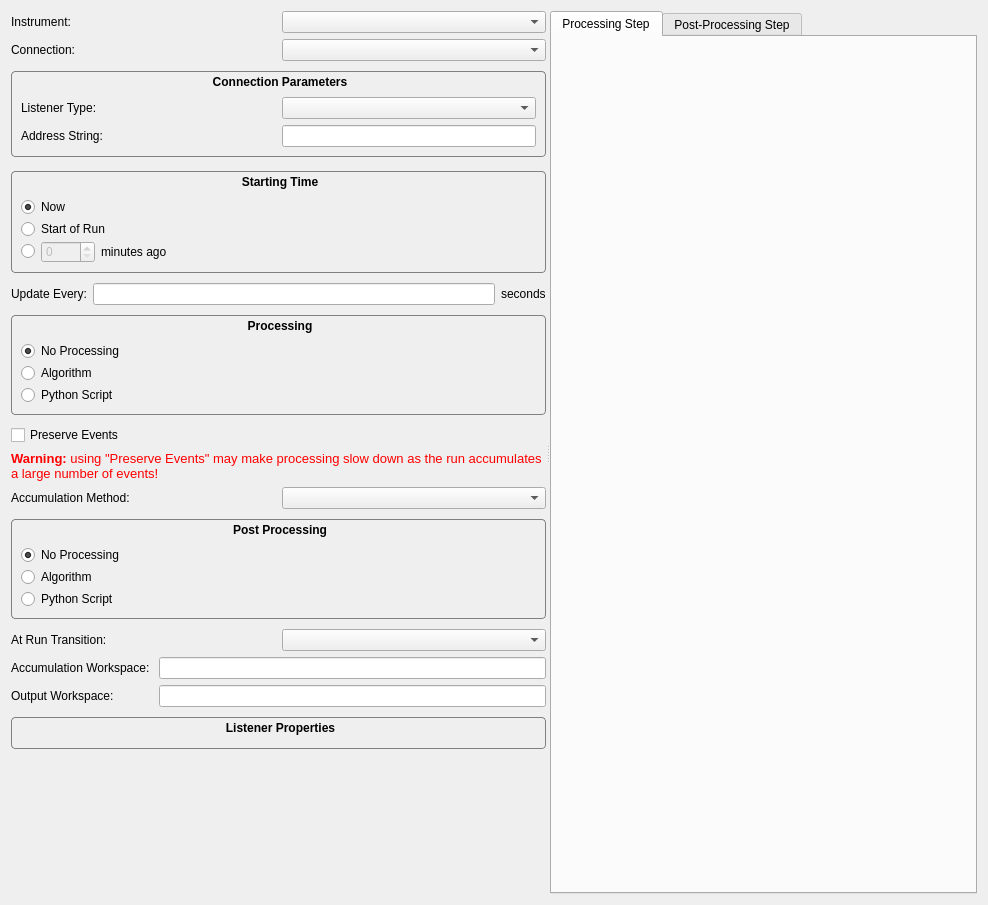
<?xml version="1.0" encoding="UTF-8"?>
<ui version="4.0">
 <class>StartLiveDataDialog</class>
 <widget class="QDialog" name="StartLiveDataDialog">
  <property name="geometry">
   <rect>
    <x>0</x>
    <y>0</y>
    <width>988</width>
    <height>905</height>
   </rect>
  </property>
  <property name="windowTitle">
   <string>Start Live Data Monitoring</string>
  </property>
  <layout class="QVBoxLayout" name="mainLayout">
   <item>
    <widget class="QSplitter" name="splitterMain">
     <property name="orientation">
      <enum>Qt::Horizontal</enum>
     </property>
     <widget class="QWidget" name="widgetLeft" native="true">
      <property name="minimumSize">
       <size>
        <width>200</width>
        <height>0</height>
       </size>
      </property>
      <layout class="QVBoxLayout" name="widgetLeftLayout">
       <item>
        <layout class="QGridLayout" name="gridLayout_3">
         <item row="0" column="0">
          <widget class="QLabel" name="lblInstrument">
           <property name="text">
            <string>Instrument:</string>
           </property>
          </widget>
         </item>
         <item row="1" column="1">
          <widget class="QComboBox" name="cmbConnection"/>
         </item>
         <item row="1" column="0">
          <widget class="QLabel" name="lblConnection">
           <property name="text">
            <string>Connection:</string>
           </property>
          </widget>
         </item>
         <item row="0" column="1">
          <widget class="QComboBox" name="cmbInstrument"/>
         </item>
        </layout>
       </item>
       <item>
        <widget class="QGroupBox" name="grpConnection">
         <property name="styleSheet">
          <string notr="true">QGroupBox { border: 1px solid gray;  border-radius: 4px; font-weight: bold; margin-top: 4px; margin-bottom: 4px; padding-top: 16px; }
QGroupBox::title { background-color: transparent;  subcontrol-position: top center;  padding-top:4px; padding-bottom:4px; }
</string>
         </property>
         <property name="title">
          <string>Connection Parameters</string>
         </property>
         <layout class="QVBoxLayout" name="verticalLayout">
          <item>
           <layout class="QGridLayout" name="gridLayout_2">
            <item row="0" column="1">
             <widget class="QComboBox" name="cmbConnListener"/>
            </item>
            <item row="0" column="0">
             <widget class="QLabel" name="lblConnListener">
              <property name="text">
               <string>Listener Type:</string>
              </property>
             </widget>
            </item>
            <item row="1" column="0">
             <widget class="QLabel" name="lblConnAddress">
              <property name="text">
               <string>Address String:</string>
              </property>
             </widget>
            </item>
            <item row="1" column="1">
             <widget class="QLineEdit" name="edtConnAddress">
              <property name="sizePolicy">
               <sizepolicy hsizetype="Preferred" vsizetype="Fixed">
                <horstretch>0</horstretch>
                <verstretch>0</verstretch>
               </sizepolicy>
              </property>
             </widget>
            </item>
           </layout>
          </item>
         </layout>
        </widget>
       </item>
       <item>
        <widget class="QGroupBox" name="groupBox">
         <property name="styleSheet">
          <string notr="true">QGroupBox { border: 1px solid gray;  border-radius: 4px; font-weight: bold; margin-top: 4px; margin-bottom: 4px; padding-top: 16px; }
QGroupBox::title { background-color: transparent;  subcontrol-position: top center;  padding-top:4px; padding-bottom:4px; }
</string>
         </property>
         <property name="title">
          <string>Starting Time</string>
         </property>
         <layout class="QVBoxLayout" name="verticalLayout_4">
          <property name="spacing">
           <number>2</number>
          </property>
          <item>
           <widget class="QRadioButton" name="radNow">
            <property name="toolTip">
             <string>Start collecting data from current time</string>
            </property>
            <property name="text">
             <string>Now</string>
            </property>
            <property name="checked">
             <bool>true</bool>
            </property>
           </widget>
          </item>
          <item>
           <widget class="QRadioButton" name="radStartOfRun">
            <property name="toolTip">
             <string>Start processing data from the beginning of the current run</string>
            </property>
            <property name="text">
             <string>Start of Run</string>
            </property>
           </widget>
          </item>
          <item>
           <layout class="QHBoxLayout" name="horizontalLayout_4">
            <property name="spacing">
             <number>6</number>
            </property>
            <item>
             <widget class="QRadioButton" name="radAbsoluteTime">
              <property name="toolTip">
               <string>Start collecting data from a specific time:</string>
              </property>
              <property name="text">
               <string/>
              </property>
             </widget>
            </item>
            <item>
             <widget class="QSpinBox" name="dateTimeEdit">
              <property name="enabled">
               <bool>false</bool>
              </property>
              <property name="minimumSize">
               <size>
                <width>0</width>
                <height>0</height>
               </size>
              </property>
              <property name="maximum">
               <number>9999</number>
              </property>
             </widget>
            </item>
            <item>
             <widget class="QLabel" name="minutes">
              <property name="text">
               <string>minutes ago</string>
              </property>
             </widget>
            </item>
            <item>
             <spacer name="horizontalSpacer_2">
              <property name="orientation">
               <enum>Qt::Horizontal</enum>
              </property>
              <property name="sizeHint" stdset="0">
               <size>
                <width>40</width>
                <height>20</height>
               </size>
              </property>
             </spacer>
            </item>
           </layout>
          </item>
         </layout>
        </widget>
       </item>
       <item>
        <layout class="QHBoxLayout" name="layoutUpdateEvery">
         <item>
          <widget class="QLabel" name="lblUpdateEvery">
           <property name="text">
            <string>Update Every:</string>
           </property>
          </widget>
         </item>
         <item>
          <widget class="QLineEdit" name="edtUpdateEvery"/>
         </item>
         <item>
          <widget class="QLabel" name="lblSeconds">
           <property name="text">
            <string>seconds</string>
           </property>
          </widget>
         </item>
        </layout>
       </item>
       <item>
        <layout class="QHBoxLayout" name="horizontalLayout_8">
         <item>
          <widget class="QGroupBox" name="grpProcess">
           <property name="styleSheet">
            <string notr="true">QGroupBox { border: 1px solid gray;  border-radius: 4px; font-weight: bold; margin-top: 4px; margin-bottom: 4px; padding-top: 16px; }
QGroupBox::title { background-color: transparent;  subcontrol-position: top center;  padding-top:4px; padding-bottom:4px; }
</string>
           </property>
           <property name="title">
            <string>Processing</string>
           </property>
           <layout class="QVBoxLayout" name="verticalLayout_5">
            <property name="spacing">
             <number>2</number>
            </property>
            <item>
             <widget class="QRadioButton" name="radProcessNone">
              <property name="toolTip">
               <string>Perform no processing on data chunks</string>
              </property>
              <property name="text">
               <string>No Processing</string>
              </property>
              <property name="checked">
               <bool>true</bool>
              </property>
             </widget>
            </item>
            <item>
             <widget class="QRadioButton" name="radProcessAlgorithm">
              <property name="toolTip">
               <string>Process chunks with the algorithm selected on the right</string>
              </property>
              <property name="text">
               <string>Algorithm</string>
              </property>
             </widget>
            </item>
            <item>
             <widget class="QRadioButton" name="radProcessScript">
              <property name="toolTip">
               <string>Process chunks using the python script on the right</string>
              </property>
              <property name="text">
               <string>Python Script</string>
              </property>
             </widget>
            </item>
           </layout>
          </widget>
         </item>
        </layout>
       </item>
       <item>
        <layout class="QHBoxLayout" name="horizontalLayout_3">
         <item>
          <widget class="QCheckBox" name="chkPreserveEvents">
           <property name="text">
            <string>Preserve Events</string>
           </property>
          </widget>
         </item>
        </layout>
       </item>
       <item>
        <widget class="QLabel" name="lblPreserveEventsWarning">
         <property name="text">
          <string>&lt;!DOCTYPE HTML PUBLIC &quot;-//W3C//DTD HTML 4.0//EN&quot; &quot;http://www.w3.org/TR/REC-html40/strict.dtd&quot;&gt;
&lt;html&gt;&lt;head&gt;&lt;meta name=&quot;qrichtext&quot; content=&quot;1&quot; /&gt;&lt;style type=&quot;text/css&quot;&gt;
p, li { white-space: pre-wrap; }
&lt;/style&gt;&lt;/head&gt;&lt;body style=&quot; font-family:'Sans'; font-size:12pt; font-weight:400; font-style:normal;&quot;&gt;
&lt;p style=&quot; margin-top:0px; margin-bottom:0px; margin-left:0px; margin-right:0px; -qt-block-indent:0; text-indent:0px;&quot;&gt;&lt;span style=&quot; font-size:10pt; font-weight:600; color:#ff0000;&quot;&gt;Warning:&lt;/span&gt;&lt;span style=&quot; font-size:10pt; color:#ff0000;&quot;&gt; using &amp;quot;Preserve Events&amp;quot; may make processing slow down as the run accumulates a large number of events!&lt;/span&gt;&lt;/p&gt;&lt;/body&gt;&lt;/html&gt;</string>
         </property>
         <property name="wordWrap">
          <bool>true</bool>
         </property>
        </widget>
       </item>
       <item>
        <layout class="QHBoxLayout" name="horizontalLayout_7">
         <item>
          <widget class="QLabel" name="lblInstrument_2">
           <property name="text">
            <string>Accumulation Method:</string>
           </property>
          </widget>
         </item>
         <item>
          <widget class="QComboBox" name="cmbAccumulationMethod"/>
         </item>
        </layout>
       </item>
       <item>
        <layout class="QHBoxLayout" name="horizontalLayout_9">
         <item>
          <widget class="QGroupBox" name="grpPostProcessing">
           <property name="styleSheet">
            <string notr="true">QGroupBox { border: 1px solid gray;  border-radius: 4px; font-weight: bold; margin-top: 4px; margin-bottom: 4px; padding-top: 16px; }
QGroupBox::title { background-color: transparent;  subcontrol-position: top center;  padding-top:4px; padding-bottom:4px; }
</string>
           </property>
           <property name="title">
            <string>Post Processing</string>
           </property>
           <layout class="QVBoxLayout" name="verticalLayout_7">
            <property name="spacing">
             <number>2</number>
            </property>
            <item>
             <widget class="QRadioButton" name="radPostProcessNone">
              <property name="toolTip">
               <string>Perform no processing on data chunks</string>
              </property>
              <property name="text">
               <string>No Processing</string>
              </property>
              <property name="checked">
               <bool>true</bool>
              </property>
             </widget>
            </item>
            <item>
             <widget class="QRadioButton" name="radPostProcessAlgorithm">
              <property name="toolTip">
               <string>Process chunks with the algorithm selected on the right</string>
              </property>
              <property name="text">
               <string>Algorithm</string>
              </property>
             </widget>
            </item>
            <item>
             <widget class="QRadioButton" name="radPostProcessScript">
              <property name="toolTip">
               <string>Process chunks using the python script on the right</string>
              </property>
              <property name="text">
               <string>Python Script</string>
              </property>
             </widget>
            </item>
           </layout>
          </widget>
         </item>
        </layout>
       </item>
       <item>
        <layout class="QHBoxLayout" name="horizontalLayout_6">
         <item>
          <widget class="QLabel" name="lblRunTransitionBehavior">
           <property name="text">
            <string>At Run Transition:</string>
           </property>
          </widget>
         </item>
         <item>
          <widget class="QComboBox" name="cmbRunTransitionBehavior"/>
         </item>
        </layout>
       </item>
       <item>
        <layout class="QGridLayout" name="gridLayout">
         <item row="0" column="0">
          <widget class="QLabel" name="lblAccumulationWorkspace">
           <property name="text">
            <string>Accumulation Workspace: </string>
           </property>
          </widget>
         </item>
         <item row="0" column="1">
          <widget class="QLineEdit" name="editAccumulationWorkspace"/>
         </item>
         <item row="1" column="0">
          <widget class="QLabel" name="label_2">
           <property name="text">
            <string>Output Workspace: </string>
           </property>
          </widget>
         </item>
         <item row="1" column="1">
          <widget class="QLineEdit" name="editOutputWorkspace"/>
         </item>
        </layout>
       </item>
       <item>
        <widget class="QGroupBox" name="listenerProps">
         <property name="font">
          <font>
           <weight>75</weight>
           <bold>true</bold>
          </font>
         </property>
         <property name="styleSheet">
          <string notr="true">QGroupBox { border: 1px solid gray;  border-radius: 4px; font-weight: bold; margin-top: 4px; margin-bottom: 4px; padding-top: 16px; }
QGroupBox::title { background-color: transparent;  subcontrol-position: top center;  padding-top:4px; padding-bottom:4px; }
</string>
         </property>
         <property name="title">
          <string>Listener Properties</string>
         </property>
        </widget>
       </item>
       <item>
        <spacer name="verticalSpacer">
         <property name="orientation">
          <enum>Qt::Vertical</enum>
         </property>
         <property name="sizeHint" stdset="0">
          <size>
           <width>20</width>
           <height>40</height>
          </size>
         </property>
        </spacer>
       </item>
      </layout>
     </widget>
     <widget class="QTabWidget" name="tabWidget">
      <property name="currentIndex">
       <number>0</number>
      </property>
      <widget class="QWidget" name="tabProcessAlgo">
       <attribute name="title">
        <string>Processing Step</string>
       </attribute>
       <layout class="QVBoxLayout" name="verticalLayoutProcessing">
        <item>
         <widget class="MantidQt::MantidWidgets::ProcessingAlgoWidget" name="processingAlgo" native="true">
          <property name="editorVisible" stdset="0">
           <bool>false</bool>
          </property>
          <property name="infoString" stdset="0">
           <string>Select either Algorithm or Python Script under &quot;Processing&quot; to perform processing on each chunk of live data.
In the python script 'input' is a reference to the input workspace and 'output' is a string of the name of the output workspace.</string>
          </property>
         </widget>
        </item>
       </layout>
      </widget>
      <widget class="QWidget" name="tabPostAlgo">
       <attribute name="title">
        <string>Post-Processing Step</string>
       </attribute>
       <layout class="QVBoxLayout" name="verticalLayoutPostProcessing">
        <item>
         <widget class="MantidQt::MantidWidgets::ProcessingAlgoWidget" name="postAlgo" native="true">
          <property name="infoString" stdset="0">
           <string>Select either Algorithm or Python Script under &quot;Post Processing&quot; to perform processing on the accumulated data, after each chunk is added.
In the python script 'input' is a reference to the input workspace and 'output' is a string of the name of the output workspace.
           </string>
          </property>
          <property name="editorVisible" stdset="0">
           <bool>false</bool>
          </property>
         </widget>
        </item>
       </layout>
      </widget>
     </widget>
    </widget>
   </item>
  </layout>
 </widget>
 <customwidgets>
  <customwidget>
   <class>MantidQt::MantidWidgets::ProcessingAlgoWidget</class>
   <extends>QWidget</extends>
   <header>MantidQtWidgets/Common/ProcessingAlgoWidget.h</header>
  </customwidget>
 </customwidgets>
 <resources/>
 <connections/>
</ui>
